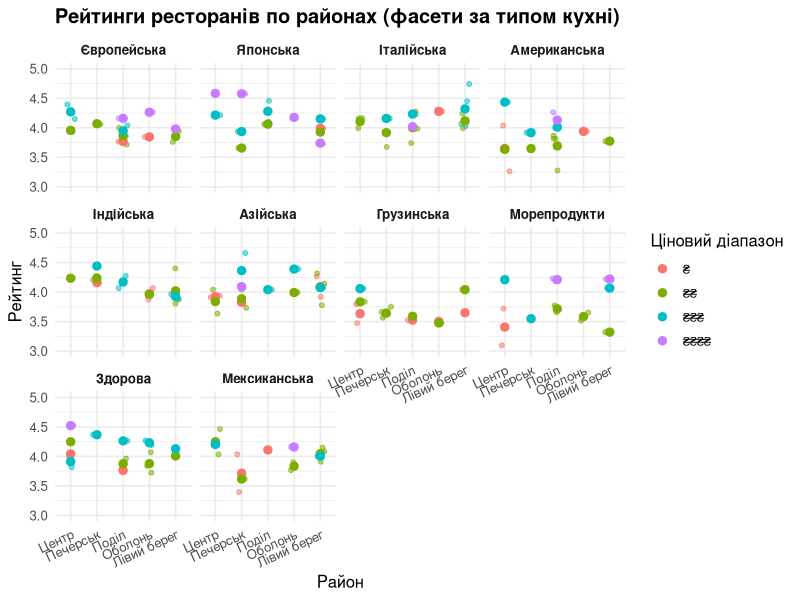
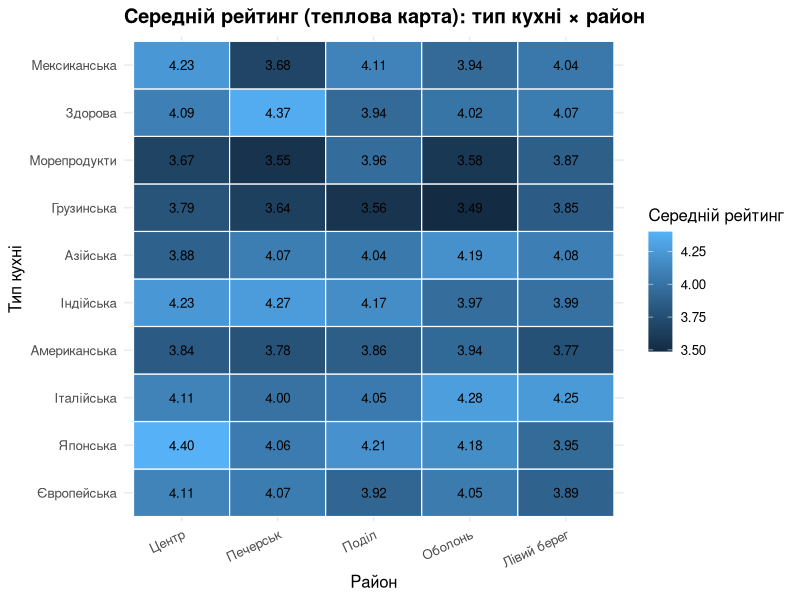
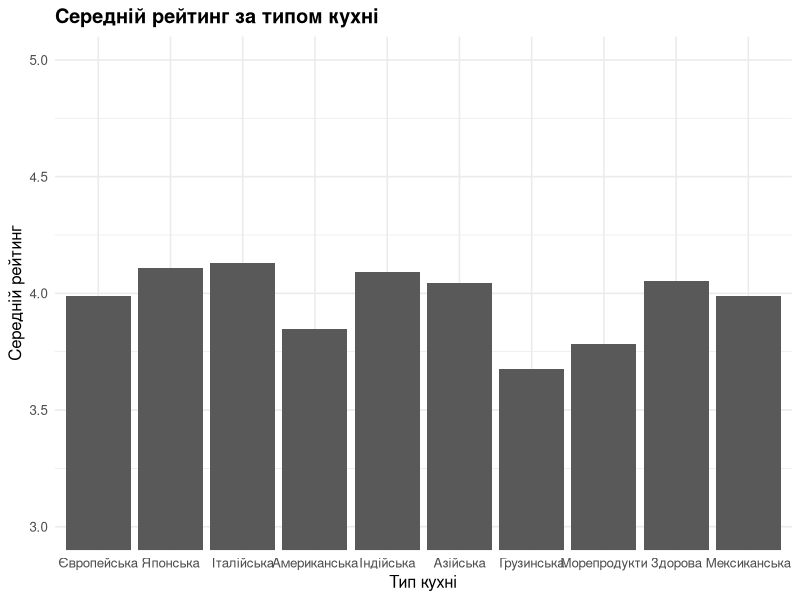
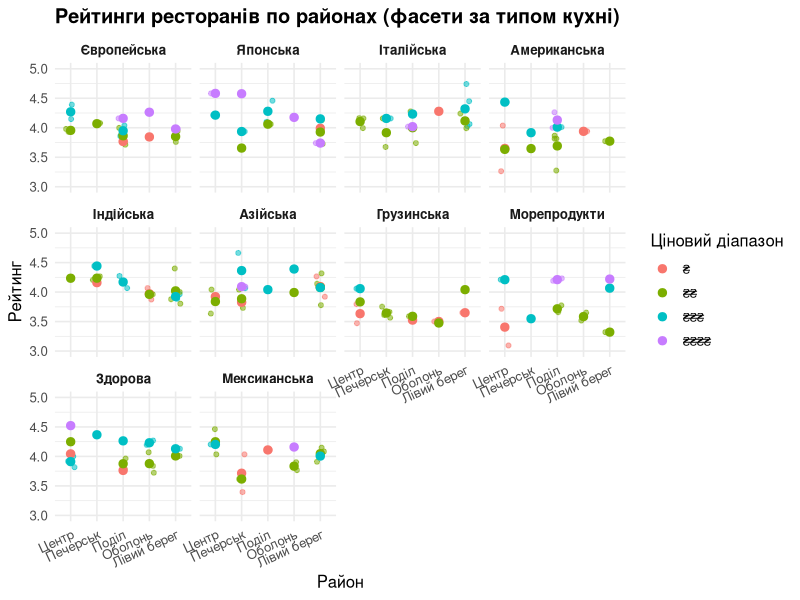
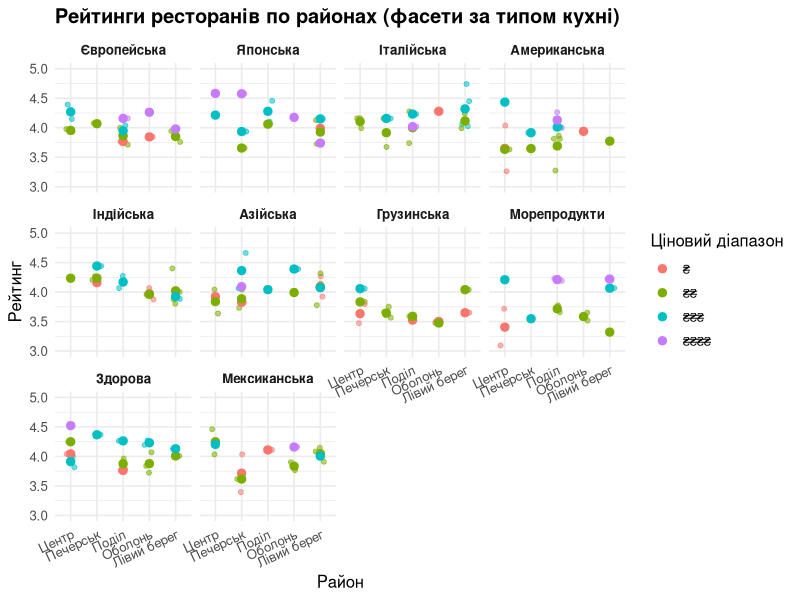
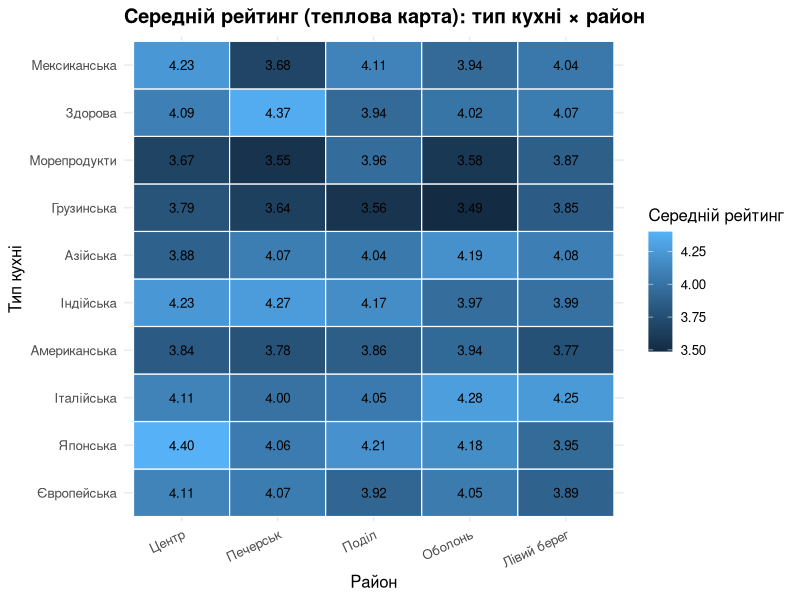
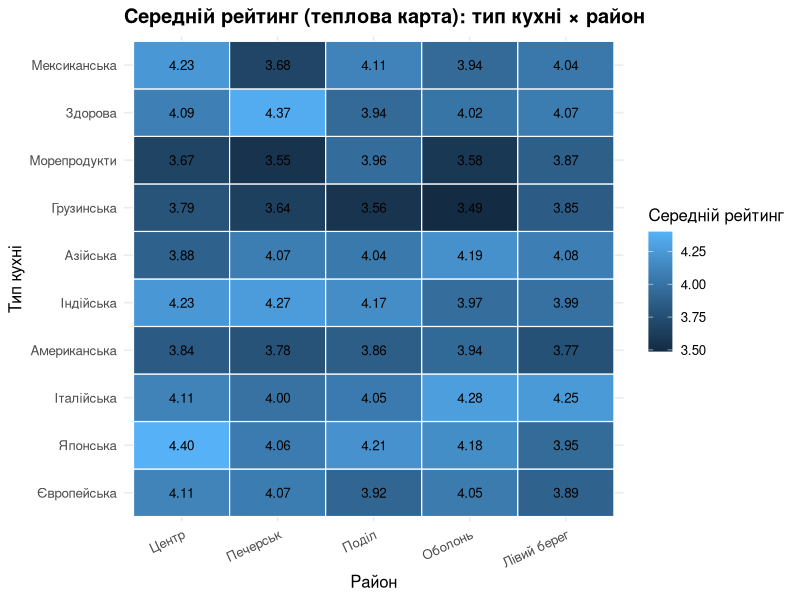
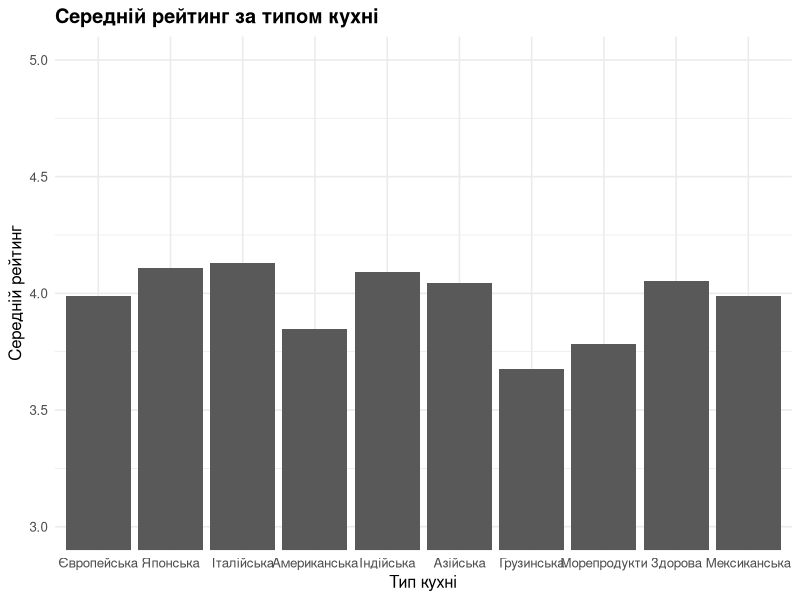

Write the R code that produced these figures, in order. (Note: this script raises an error after producing the figures.)
# ==========================================================
# Лабораторна робота (Варіант 9)
# Датасет: ресторани (назва, тип кухні, рейтинг, ціновий діапазон, район)
# Вимоги: очищення, 3+ візуалізації, підписи UA, збереження PNG+PDF
# ==========================================================

library(ggplot2)
library(dplyr)

# 0) Папка для результатів
if (!dir.exists("plots")) dir.create("plots")

set.seed(9)

# ----------------------------------------------------------
# 1) Генерація датасету (більше даних -> читабельні фасети/boxplot)
# ----------------------------------------------------------
cuisines <- c("Європейська","Японська","Італійська","Американська","Індійська",
              "Азійська","Грузинська","Морепродукти","Здорова","Мексиканська")

districts <- c("Центр","Печерськ","Поділ","Оболонь","Лівий берег")

n <- 160  # достатній обсяг, щоб усюди були точки

restaurants_raw <- data.frame(
  name = paste("Ресторан", sprintf("%03d", 1:n)),
  cuisine = sample(cuisines, n, replace = TRUE),
  district = sample(districts, n, replace = TRUE),
  price_level = sample(1:4, n, replace = TRUE, prob = c(0.18, 0.44, 0.28, 0.10)),
  stringsAsFactors = FALSE
)

# Генеруємо рейтинг як число з "невеликими ефектами":
# - дорожчий сегмент трохи вищий
# - певні кухні/райони трохи вищі/нижчі
cuisine_effect <- setNames(runif(length(cuisines), -0.15, 0.20), cuisines)
district_effect <- setNames(runif(length(districts), -0.10, 0.15), districts)

restaurants_raw <- restaurants_raw %>%
  mutate(
    rating = 3.6 +
      0.20 * (price_level - 1) +
      cuisine_effect[cuisine] +
      district_effect[district] +
      rnorm(n, 0, 0.22)
  )

# Додаємо "штучні" проблеми для демонстрації очищення
restaurants_raw$rating[sample(1:n, 6)] <- NA
restaurants_raw$name[sample(1:n, 4)] <- paste0("  ", restaurants_raw$name[sample(1:n, 4)], "  ")
restaurants_raw <- rbind(restaurants_raw, restaurants_raw[1:3, ])  # дублікати
restaurants_raw$rating[sample(1:nrow(restaurants_raw), 2)] <- 6.2  # некоректні значення

# ----------------------------------------------------------
# 2) Очищення та підготовка типів даних
# ----------------------------------------------------------
restaurants <- restaurants_raw %>%
  mutate(
    name = trimws(name),
    cuisine = trimws(cuisine),
    district = trimws(district),
    rating = as.numeric(rating),
    rating = ifelse(rating < 1 | rating > 5, NA, rating)
  ) %>%
  distinct() %>%
  group_by(cuisine) %>%
  mutate(
    # заповнюємо пропуски медіаною по кухні
    rating = ifelse(is.na(rating), median(rating, na.rm = TRUE), rating)
  ) %>%
  ungroup() %>%
  mutate(
    # якщо раптом десь ще NA — заповнимо глобальною медіаною
    rating = ifelse(is.na(rating), median(rating, na.rm = TRUE), rating),
    
    # price_level -> фактор із читабельними лейблами
    price_level = factor(price_level, levels = 1:4, labels = c("₴","₴₴","₴₴₴","₴₴₴₴")),
    
    cuisine = factor(cuisine, levels = cuisines),
    district = factor(district, levels = districts)
  )

cat("Сирих рядків:", nrow(restaurants_raw), "\n")
cat("Після очищення:", nrow(restaurants), "\n")
cat("NA у рейтингу після очищення:", sum(is.na(restaurants$rating)), "\n")

# ----------------------------------------------------------
# 3) Візуалізація 1 — ФАСЕТИ
#    Ідея: фасетимо по кухні, а район на осі X, рейтинги по Y
# ----------------------------------------------------------
p1 <- ggplot(restaurants, aes(x = district, y = rating, color = price_level)) +
  geom_jitter(width = 0.18, alpha = 0.55, size = 1.4) +
  stat_summary(fun = mean, geom = "point", size = 2.5) +
  facet_wrap(~ cuisine, ncol = 4) +
  labs(
    title = "Рейтинги ресторанів по районах (фасети за типом кухні)",
    x = "Район",
    y = "Рейтинг",
    color = "Ціновий діапазон"
  ) +
  theme_minimal(base_size = 12) +
  theme(
    plot.title = element_text(face = "bold"),
    strip.text = element_text(face = "bold"),
    axis.text.x = element_text(angle = 25, hjust = 1)
  ) +
  coord_cartesian(ylim = c(3.0, 5.0))

print(p1)

# ----------------------------------------------------------
# 4) Візуалізація 2 — HEATMAP середнього рейтингу (кухня × район)
#    Це найчитабельніша відповідь на "по типах кухні та районах"
# ----------------------------------------------------------
heat <- restaurants %>%
  group_by(cuisine, district) %>%
  summarise(avg_rating = mean(rating), n = n(), .groups = "drop")

p2 <- ggplot(heat, aes(x = district, y = cuisine, fill = avg_rating)) +
  geom_tile(color = "white", linewidth = 0.4) +
  geom_text(aes(label = sprintf("%.2f", avg_rating)), size = 3.4) +
  labs(
    title = "Середній рейтинг (теплова карта): тип кухні × район",
    x = "Район",
    y = "Тип кухні",
    fill = "Середній рейтинг"
  ) +
  theme_minimal(base_size = 12) +
  theme(
    plot.title = element_text(face = "bold"),
    axis.text.x = element_text(angle = 25, hjust = 1)
  )

print(p2)

# ----------------------------------------------------------
# 5) Візуалізація 3 — Середній рейтинг по кухнях (стовпчики)
# ----------------------------------------------------------
avg_by_cuisine <- restaurants %>%
  group_by(cuisine) %>%
  summarise(avg_rating = mean(rating), n = n(), .groups = "drop") %>%
  arrange(avg_rating)

p3 <- ggplot(avg_by_cuisine, aes(x = cuisine, y = avg_rating)) +
  geom_col() +
  coord_flip() +
  labs(
    title = "Середній рейтинг за типом кухні",
    x = "Тип кухні",
    y = "Середній рейтинг"
  ) +
  theme_minimal(base_size = 12) +
  theme(plot.title = element_text(face = "bold")) +
  coord_cartesian(ylim = c(3.0, 5.0))

print(p3)

# ----------------------------------------------------------
# 6) Збереження графіків у PNG та PDF
# ----------------------------------------------------------
ggsave("plots/plot1_facets_by_cuisine.png", p1, width = 14, height = 8, dpi = 200)
ggsave("plots/plot1_facets_by_cuisine.pdf", p1, width = 14, height = 8)

ggsave("plots/plot2_heatmap_cuisine_district.png", p2, width = 11, height = 7, dpi = 200)
ggsave("plots/plot2_heatmap_cuisine_district.pdf", p2, width = 11, height = 7)

ggsave("plots/plot3_avg_by_cuisine.png", p3, width = 10, height = 6, dpi = 200)
ggsave("plots/plot3_avg_by_cuisine.pdf", p3, width = 10, height = 6)

cat("\nГрафіки збережено у папку plots/ (PNG + PDF).\n")

# ----------------------------------------------------------
# 7) Імпорт/експорт CSV
# ----------------------------------------------------------
write.csv(restaurants, "restaurants_clean.csv", row.names = FALSE)
restaurants_from_csv <- read.csv("restaurants_clean.csv", stringsAsFactors = FALSE)
cat("CSV експорт/імпорт виконано. Рядків після імпорту:", nrow(restaurants_from_csv), "\n")

# ----------------------------------------------------------
# 8) Короткі висновки
# ----------------------------------------------------------
best_cuisine <- avg_by_cuisine %>% slice_tail(n = 1)
best_district <- restaurants %>%
  group_by(district) %>%
  summarise(avg_rating = mean(rating), n = n(), .groups = "drop") %>%
  arrange(desc(avg_rating)) %>%
  slice(1)

cat("\n--- ВИСНОВКИ (чернетка) ---\n")
cat("Найвищий середній рейтинг серед кухонь має:", as.character(best_cuisine$cuisine),
    "—", round(best_cuisine$avg_rating, 2), "\n")
cat("Найвищий середній рейтинг серед районів має:", as.character(best_district$district),
    "—", round(best_district$avg_rating, 2), "\n")
cat("Теплова карта показує відмінності середніх рейтингів у розрізі «кухня × район».\n")
cat("---------------------------\n")
